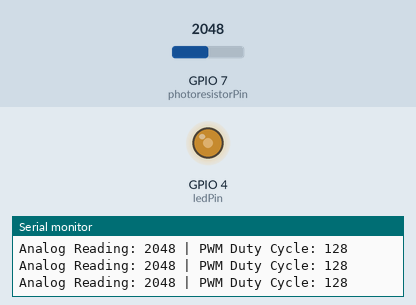
This sketch was run on a simulated ESP32. On the bench: output pins drawn as LEDs (lit = HIGH), the last lines printed to the serial monitor. The test bench sets the inputs (shaded band); at power-on: GPIO 7 (photoresistorPin) = 2048.

Above: at 1.2 s.
1.3 s: GPIO 7 (photoresistorPin) set to 1228
At 1.8 s:
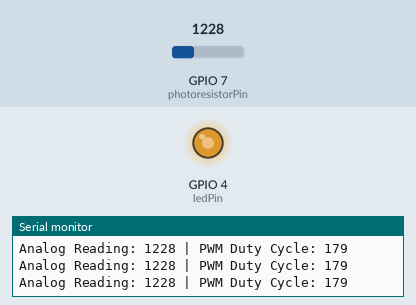
2.8 s: GPIO 7 (photoresistorPin) set to 491
At 3.3 s:
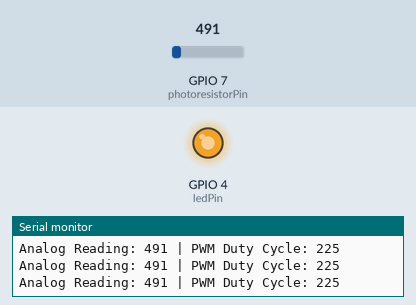
4.3 s: GPIO 7 (photoresistorPin) set to 3603
At 5.2 s:
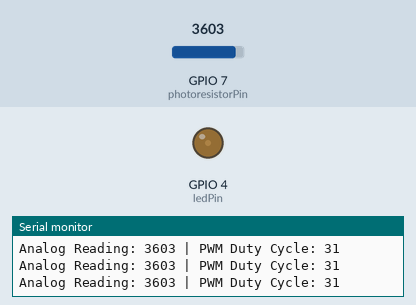
5.8 s: GPIO 7 (photoresistorPin) set to 4095
At 6.7 s:
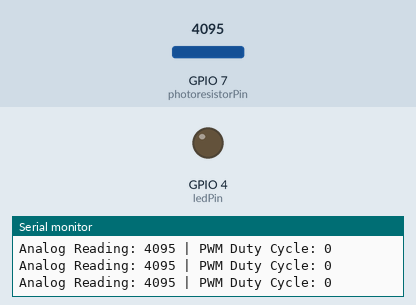
7.3 s: GPIO 7 (photoresistorPin) set to 2047
At 8.7 s:
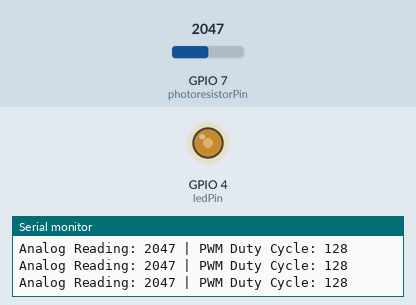
Timing chart, 0 to 9.8 s (numbered marks = the images above; inputs shaded):
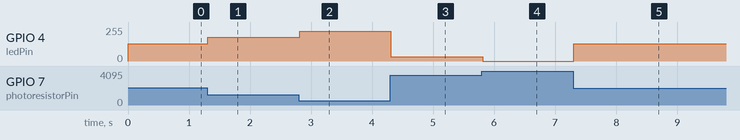

The sketch:

lab2-4.ino
```cpp
// Filename: lab2-4.ino
// Author: Ruiqi Liu, Hailey Yuan
// Date: 04/20/2026
// Description: Plays a buzzing sound depending on the photoresistor reading.
// Lab 2 step 4 (part 3)

// Gemini-909 (no debugging needed)

const int photoresistorPin = 7; // Analog input pin connected to the voltage divider
const int ledPin = 4;            // Digital output pin connected to the LED

// PWM Properties
const int freq = 5000;           // Frequency of 5000 Hz
const int resolution = 8;        // 8-bit resolution, yielding 0-255 duty cycle range

void setup() {
  Serial.begin(115200);

  // Configure the PWM signal on the specified GPIO pin
  ledcAttach(ledPin, freq, resolution);
}

void loop() {
  // Read the analog value from the photoresistor (typically 0 - 4095 on ESP32)
  int sensorValue = analogRead(photoresistorPin);

  // Map the sensor value to the PWM duty cycle (0 - 255)
  // When light decreases, the resistance of the photoresistor increases, causing
  // the voltage drop across the 10k resistor to decrease (lower analogRead value).
  // We want lower analog values to result in a brighter LED, so we invert the mapping.
  int dutyCycle = map(sensorValue, 0, 4095, 255, 0);

  // Constrain to ensure we don't exceed the 8-bit bounds
  dutyCycle = constrain(dutyCycle, 0, 255);

  // Update the LED brightness
  ledcWrite(ledPin, dutyCycle);

  // Print values to Serial Monitor for debugging
  Serial.print("Analog Reading: ");
  Serial.print(sensorValue);
  Serial.print(" | PWM Duty Cycle: ");
  Serial.println(dutyCycle);

  // Short delay for stability
  delay(20);
}
```

Measured:
- after the input at 1.3 s, GPIO 4 (ledPin): 128/255 → 178/255 at once
- after the input at 2.8 s, GPIO 4 (ledPin): 178/255 → 224/255 at once
- after the input at 4.3 s, GPIO 4 (ledPin): 224/255 → 31/255 at once
- after the input at 5.8 s, GPIO 4 (ledPin): 31/255 → 0/255 at once
- after the input at 7.3 s, GPIO 4 (ledPin): 0/255 → 128/255 at once
